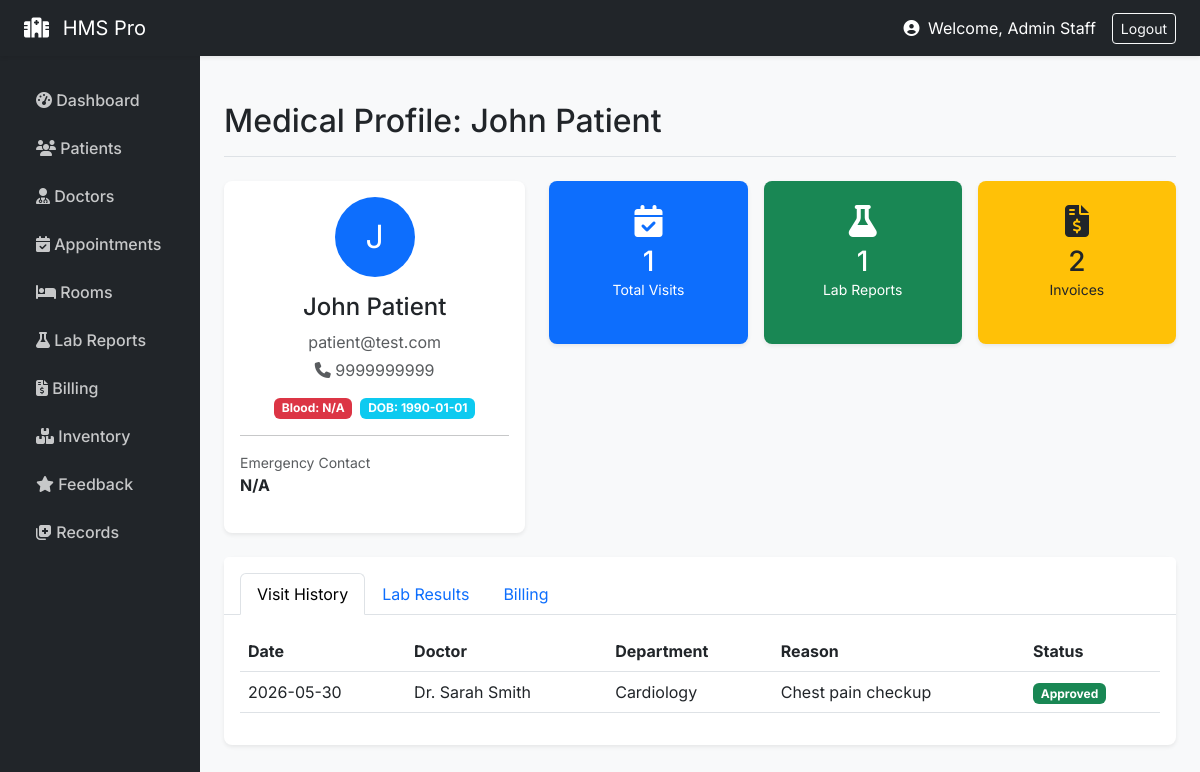
/staff/records/patient/2 (signed in), run on the app's committed database.
### models/__init__.py (models this page shows, shortened)
class User(UserMixin, db.Model):
    id = db.Column(db.Integer, primary_key=True)
    email = db.Column(db.String(120), unique=True, nullable=False)
    name = db.Column(db.String(100), nullable=False)
    role = db.Column(db.String(20), nullable=False)
    password_hash = db.Column(db.String(200), nullable=False)
    age = db.Column(db.Integer)
    gender = db.Column(db.String(10))
    staff_role = db.Column(db.String(50))
    department = db.Column(db.String(50))
    staff_id = db.Column(db.String(20))
    created_at = db.Column(db.DateTime, default=datetime.utcnow)

class Patient(db.Model):
    id = db.Column(db.Integer, primary_key=True)
    user_id = db.Column(db.Integer, db.ForeignKey('user.id'))
    dob = db.Column(db.Date)
    phone = db.Column(db.String(20))
    address = db.Column(db.String(200))
    blood_group = db.Column(db.String(5))
    emergency_contact = db.Column(db.String(20))
    user = db.relationship('User', backref='patient_profile')

class Appointment(db.Model):
    id = db.Column(db.Integer, primary_key=True)
    patient_id = db.Column(db.Integer, db.ForeignKey('user.id'))
    doctor_id = db.Column(db.Integer, db.ForeignKey('user.id'))
    department = db.Column(db.String(100))
    hospital_branch = db.Column(db.String(100))
    appointment_type = db.Column(db.String(50))
    date = db.Column(db.Date, nullable=False)
    time = db.Column(db.Time, nullable=False)
    status = db.Column(db.String(20), default='Pending')
    reason = db.Column(db.Text)
    symptoms = db.Column(db.Text)
    created_at = db.Column(db.DateTime, default=datetime.utcnow)
    patient = db.relationship('User', foreign_keys=[patient_id])
    doctor = db.relationship('User', foreign_keys=[doctor_id])

### routes/staff.py (the view)
@staff_bp.route('/records/patient/<int:patient_id>')
def patient_records(patient_id):
    patient_user = User.query.get_or_404(patient_id)
    appointments  = Appointment.query.filter_by(patient_id=patient_id).all()
    lab_reports   = LabReport.query.filter_by(patient_id=patient_id).all()
    invoices      = Invoice.query.filter_by(patient_id=patient_id).all()
    return render_template('patient_records.html',
                           patient=patient_user,
                           appointments=appointments,
                           lab_reports=lab_reports,
                           invoices=invoices)

### models/__init__.py (called while the page is built)
@login_manager.user_loader
def load_user(user_id):
    return User.query.get(int(user_id))

### routes/staff.py (called while the page is built)
def staff_required(f):
    @wraps(f)
    def decorated_function(*args, **kwargs):
        if current_user.role != 'staff':
            flash('Staff access only', 'danger')
            return redirect(url_for('auth.login'))
        return f(*args, **kwargs)
    return decorated_function

@staff_bp.before_request
@login_required
@staff_required
def before_request():
    pass

### templates/patient_records.html (shortened to what this page needs)
{% extends "base.html" %}
{% block page_title %}Medical Profile: {{ patient.name }}{% endblock %}
{% block content %}
<div class="row mb-4">
    <div class="col-md-4">
        <div class="card h-100 shadow-sm border-0">
            <div class="card-body text-center">
                <div class="mb-3">
                    <div class="bg-primary text-white rounded-circle d-inline-flex align-items-center justify-content-center" style="width: 80px; height: 80px; font-size: 2rem;">
                        {{ patient.name[0] if patient.name else 'P' }}
                    </div>
                </div>
                <h4 class="font-weight-bold">{{ patient.name }}</h4>
                <p class="text-muted mb-1">{{ patient.email }}</p>
                {% if patient.patient_profile %}
                <p class="text-muted"><i class="fas fa-phone"></i> {{ patient.patient_profile[0].phone }}</p>
                <div class="d-flex justify-content-center gap-2 mt-3">
                    <span class="badge bg-danger">Blood: {{ patient.patient_profile[0].blood_group or 'N/A' }}</span>
                    <span class="badge bg-info">DOB: {{ patient.patient_profile[0].dob }}</span>
                </div>
                <hr>
                <div class="text-start">
                    <small class="text-muted d-block">Emergency Contact</small>
                    <strong>{{ patient.patient_profile[0].emergency_contact or 'N/A' }}</strong>
                </div>
                {% endif %}
            </div>
        </div>
    </div>
    <div class="col-md-8">
        <div class="row g-3">
            <div class="col-md-4">
                <div class="card bg-primary text-white border-0 text-center py-4 h-100 shadow-sm">
                    <i class="fas fa-calendar-check fa-2x mb-2"></i>
                    <h3 class="mb-0">{{ appointments|length }}</h3>
                    <small>Total Visits</small>
                </div>
            </div>
            <div class="col-md-4">
                <div class="card bg-success text-white border-0 text-center py-4 h-100 shadow-sm">
                    <i class="fas fa-flask fa-2x mb-2"></i>
                    <h3 class="mb-0">{{ lab_reports|length }}</h3>
                    <small>Lab Reports</small>
                </div>
            </div>
            <div class="col-md-4">
                <div class="card bg-warning text-dark border-0 text-center py-4 h-100 shadow-sm">
                    <i class="fas fa-file-invoice-dollar fa-2x mb-2"></i>
                    <h3 class="mb-0">{{ invoices|length }}</h3>
                    <small>Invoices</small>
                </div>
            </div>
        </div>
    </div>
</div>
<div class="card shadow-sm border-0">
    <div class="card-header bg-white pt-3 pb-0 border-bottom">
        <ul class="nav nav-tabs border-bottom-0" id="recordsTab" role="tablist">
            <li class="nav-item">
                <button class="nav-link active" data-bs-toggle="tab" data-bs-target="#visits">Visit History</button>
            </li>
            <li class="nav-item">
                <button class="nav-link" data-bs-toggle="tab" data-bs-target="#labs">Lab Results</button>
            </li>
            <li class="nav-item">
                <button class="nav-link" data-bs-toggle="tab" data-bs-target="#billing">Billing</button>
            </li>
        </ul>
    </div>
    <div class="card-body">
        <div class="tab-content" id="recordsTabContent">
            <div class="tab-pane fade show active" id="visits">
                <table class="table table-hover">
                    <thead>
                        <tr>
                            <th>Date</th>
                            <th>Doctor</th>
                            <th>Department</th>
                            <th>Reason</th>
                            <th>Status</th>
                        </tr>
                    </thead>
                    <tbody>
                        {% for appt in appointments %}
                        <tr>
                            <td>{{ appt.date }}</td>
                            <td>Dr. {{ appt.doctor.name if appt.doctor else 'N/A' }}</td>
                            <td>{{ appt.department }}</td>
                            <td>{{ appt.reason }}</td>
                            <td><span class="badge bg-{{ 'success' if appt.status == 'Approved' else 'secondary' }}">{{ appt.status }}</span></td>
                        </tr>
                        {% else %}
                        <tr><td colspan="5" class="text-center text-muted">No visit history found.</td></tr>
                        {% endfor %}
                    </tbody>
                </table>
            </div>
        </div>
    </div>
</div>
{% endblock %}

### templates/base.html (shortened to what this page needs)
<!doctype html>
<html lang="en">
<head>
  <link href="https://cdn.jsdelivr.net/npm/bootstrap@5.3.0/dist/css/bootstrap.min.css" rel="stylesheet">
  <link rel="stylesheet" href="https://cdnjs.cloudflare.com/ajax/libs/font-awesome/6.4.0/css/all.min.css">
</head>
<body>
{% if current_user.is_authenticated %}
<nav class="navbar navbar-dark bg-dark sticky-top shadow-sm">
  <div class="container-fluid px-4">
    <a class="navbar-brand" href="/"><i class="fas fa-hospital me-2"></i> HMS Pro</a>
    <div class="d-flex align-items-center text-white">
      <span class="me-3">
        <i class="fas fa-user-circle me-1"></i> Welcome, {{ current_user.name.split('@')[0] if '@' in current_user.name else current_user.name }}
      </span>
      <a class="btn btn-outline-light btn-sm" href="{{ url_for('auth.logout') }}">Logout</a>
    </div>
  </div>
</nav>
{% endif %}
<div id="main-wrapper">
    {% if not current_user.is_authenticated %}
        <div class="container mt-5">
    {% else %}
        <div class="container-fluid">
            <div class="row">
                <nav class="col-md-2 d-none d-md-block sidebar px-3">
                    <ul class="nav flex-column">
                        {% if current_user.role == 'staff' %}
                            <li class="nav-item">
                                <a class="nav-link {{ 'active' if request.endpoint == 'staff.dashboard' else '' }}" href="{{ url_for('staff.dashboard') }}"><i class="fas fa-tachometer-alt"></i> Dashboard</a>
                            </li>
                            <li class="nav-item">
                                <a class="nav-link {{ 'active' if request.endpoint == 'staff.patients' else '' }}" href="{{ url_for('staff.patients') }}"><i class="fas fa-users"></i> Patients</a>
                            </li>
                            <li class="nav-item">
                                <a class="nav-link {{ 'active' if request.endpoint == 'staff.doctors' else '' }}" href="{{ url_for('staff.doctors') }}"><i class="fas fa-user-md"></i> Doctors</a>
                            </li>
                            <li class="nav-item">
                                <a class="nav-link {{ 'active' if request.endpoint == 'staff.appointments' else '' }}" href="{{ url_for('staff.appointments') }}"><i class="fas fa-calendar-check"></i> Appointments</a>
                            </li>
                            <li class="nav-item">
                                <a class="nav-link {{ 'active' if request.endpoint == 'staff.rooms' else '' }}" href="{{ url_for('staff.rooms') }}"><i class="fas fa-bed"></i> Rooms</a>
                            </li>
                            <li class="nav-item">
                                <a class="nav-link {{ 'active' if request.endpoint == 'staff.lab' else '' }}" href="{{ url_for('staff.lab') }}"><i class="fas fa-flask"></i> Lab Reports</a>
                            </li>
                            <li class="nav-item">
                                <a class="nav-link {{ 'active' if request.endpoint == 'staff.billing' else '' }}" href="{{ url_for('staff.billing') }}"><i class="fas fa-file-invoice-dollar"></i> Billing</a>
                            </li>
                            <li class="nav-item">
                                <a class="nav-link {{ 'active' if request.endpoint == 'staff.inventory' else '' }}" href="{{ url_for('staff.inventory') }}"><i class="fas fa-boxes"></i> Inventory</a>
                            </li>
                            <li class="nav-item">
                                <a class="nav-link {{ 'active' if request.endpoint == 'staff.feedback' else '' }}" href="{{ url_for('staff.feedback') }}"><i class="fas fa-star"></i> Feedback</a>
                            </li>
                            <li class="nav-item">
                                <a class="nav-link {{ 'active' if request.endpoint == 'staff.records' else '' }}" href="{{ url_for('staff.records') }}"><i class="fas fa-notes-medical"></i> Records</a>
                            </li>
                        {% endif %}
                    </ul>
                </nav>
                <main class="col-md-10 ms-sm-auto px-md-4 main-content">
                    <div class="d-flex justify-content-between flex-wrap flex-md-nowrap align-items-center pt-3 pb-2 mb-4 border-bottom">
                        <h1 class="h2">{% block page_title %}{% endblock %}</h1>
                    </div>
    {% endif %}
    {% block content %}{% endblock %}
    {% if current_user.is_authenticated %}
                </main>
            </div>
        </div>
    {% else %}
        </div>
    {% endif %}
</div>
</body>
</html>

### templates/base.html (style rules this page uses)
body { background-color: #f8f9fa; font-family: 'Inter', sans-serif; }
.sidebar { min-height: 100vh; background-color: #212529; color: white; padding-top: 20px; }
.sidebar .nav-link { color: rgba(255,255,255,.75); padding: 12px 20px; font-weight: 500; }
.main-content { padding: 30px; }
.card { box-shadow: 0 0.125rem 0.25rem rgba(0,0,0,.075); border: none; border-radius: 0.5rem; margin-bottom: 20px; }

### data on the page
User: name "Admin Staff"
User: name "John Patient", name "J", email "patient@test.com"
Patient: phone "9999999999", blood_group "N/A", dob "1990-01-01", emergency_contact "N/A"
Appointment: date "2026-05-30", doctor "Sarah Smith", department "Cardiology", reason "Chest pain checkup", status "Approved"

### other printed values
{{ appointments|length }} "1"
{{ lab_reports|length }} "1"
{{ invoices|length }} "2"
